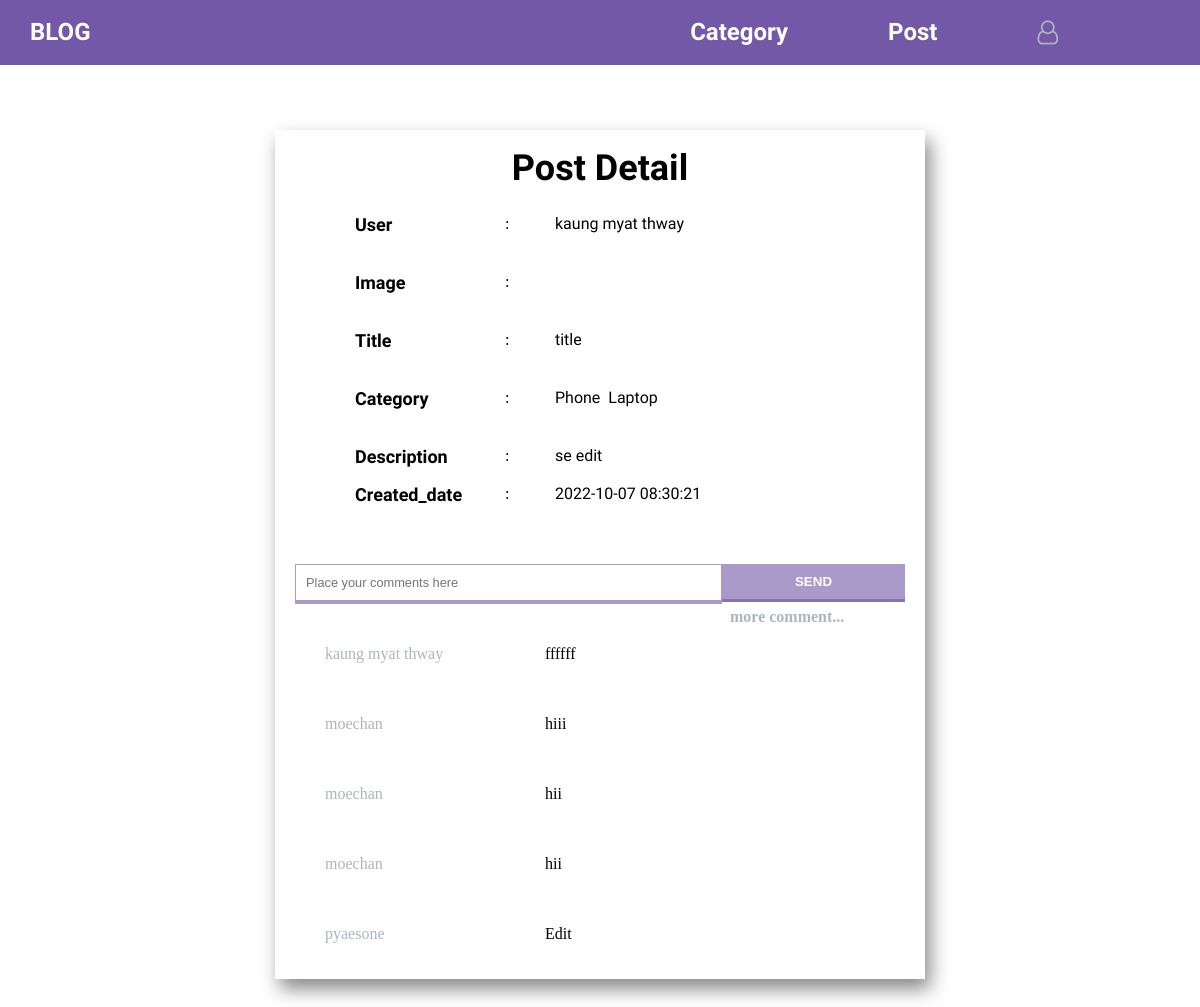
The app's page /post/detail.php?id=85 with its own data.
### tables this page shows
CREATE TABLE `user` (
  `id` int NOT NULL AUTO_INCREMENT,
  `name` varchar(225) NOT NULL,
  `email` varchar(225) NOT NULL,
  `password` varchar(225) NOT NULL,
  `created_date` datetime NOT NULL,
  `updated_date` datetime NOT NULL,
  PRIMARY KEY (`id`),
  UNIQUE KEY `email_UNIQUE` (`email`)
);

CREATE TABLE `post` (
  `id` int NOT NULL AUTO_INCREMENT,
  `image` varchar(225) DEFAULT NULL,
  `title` varchar(225) NOT NULL,
  `description` varchar(225) NOT NULL,
  `created_date` datetime DEFAULT NULL,
  `updated_date` datetime DEFAULT NULL,
  `user_id` int DEFAULT NULL,
  PRIMARY KEY (`id`),
  UNIQUE KEY `image_UNIQUE` (`image`),
  KEY `user_id_idx` (`user_id`,`id`),
  CONSTRAINT `user_id` FOREIGN KEY (`user_id`) REFERENCES `user` (`id`) ON DELETE CASCADE ON UPDATE CASCADE
);

CREATE TABLE `categories` (
  `id` int NOT NULL AUTO_INCREMENT,
  `name` varchar(225) NOT NULL,
  `created_date` datetime DEFAULT NULL,
  `updated_date` datetime DEFAULT NULL,
  PRIMARY KEY (`id`)
);

CREATE TABLE `comment` (
  `id` int NOT NULL AUTO_INCREMENT,
  `pid` int NOT NULL,
  `uid` int NOT NULL,
  `body` varchar(225) NOT NULL,
  `created_date` datetime DEFAULT NULL,
  `updated_date` datetime DEFAULT NULL,
  PRIMARY KEY (`id`)
);

### post/detail.php (the view, shortened to what this page needs)
<?php
include "../common/db.php";
$id = $_GET['id'];
$sql = "SELECT * FROM post WHERE id=$id";
$result = mysqli_query($conn, $sql);
$row = mysqli_fetch_assoc($result);
?>
<?php
include "../common/header.php";
include "../common/nav.php"
?>
<section class="post-detail">
  <div class="linner">
    <div class="detailbox clearfix">
      <div class="detail-txt">
        <h2 class="cmn-ttl">Post Detail</h2>
        <ul>
          <li class="clearfix">
            <div class="ttl">User</div>
            <div class="space">:</div>
            <?php
            $usql = "SELECT * FROM user WHERE id={$row['user_id']}";
            $uquery = mysqli_query($conn, $usql);
            $user = mysqli_fetch_assoc($uquery);
            ?>
            <div class="txt"><?php echo $user['name'] ?></div>
          </li>
          <li class="clearfix">
            <div class="ttl">Image</div>
            <div class="space">:</div>
            <div class="txt"><img src="<?php echo $row['image'] ?>" alt="" name="image" class="post-img"></div>
          </li>
          <li class="clearfix">
            <div class="ttl">Title</div>
            <div class="space">:</div>
            <div class="txt"><?php echo $row['title'] ?></div>
          </li>
          <li class="clearfix">
            <?php
            $sql = "SELECT categories.name,post.id FROM categories
      JOIN post_category ON categories.id = post_category.cat_id
      JOIN post ON post.id = post_category.post_id
      WHERE post.id = '$row[id]'";
            $query = mysqli_query($conn, $sql);
            ?>
            <div class="ttl">Category</div>
            <div class="space">:</div>
            <div class="txt"><?php
            while ($out = mysqli_fetch_assoc($query)) {
                if ($id = $out['id']) {
                echo "<span style='color:#000000'>{$out['name']}&nbsp;&nbsp;</span>";
             }
              } ?></div>
          </li>
          <li class="clearfix">
            <div class="ttl">Description</div>
            <div class="space">:</div>
            <div class="txt"><?php echo $row['description'] ?></div>
          </li>
          <li class="clearfix">
            <div class="ttl">Created_date</div>
            <div class="space">:</div>
            <div class="txt"><?php echo $row['created_date'] ?></div>
          </li>
        </ul>
      </div>
      <div class="comment">
        <div>
          <form action="" method="post" class="clearfix">
            <div class="txt-cmn clearfix">
              <div class="comdiv">
                <input type="text" class="commentBox " placeholder="Place your comments here " name="cmn" value="<?php echo isset($cmn) ? $cmn : '' ?>">
              </div>
              <button type="submit" class="s" name="send">SEND</button>
            </div>
          </form>
        </div>
        <div class="more clearfix">
          <a href="#" class="comment-btn">more comment...</a>
          <ul class="clearfix comments" id="comment-list">
            <?php
            $pID = $_SESSION['post_id'];
            $pcm = "SELECT * FROM comment where pid=$pID";
            $res = mysqli_query($conn, $pcm);
            while ($rows = mysqli_fetch_assoc($res)) {
              $user = "SELECT * FROM user JOIN comment ON user.id=comment.uid WHERE comment.uid={$rows['uid']}";
              $cquery = mysqli_query($conn, $user);
              $cresult = mysqli_fetch_assoc($cquery);
            ?>
              <li class='clearfix'>
                <p><?php echo $cresult['name'] ?></p>
                <p style='float:left;color:#000000;'><?php echo $rows['body'] ?></p>
  <?php
              }
  ?>
  </ul>
      </div>
    </div>
  </div>
</section>
<?php
include "../common/footer.php";
?>

### common/header.php (shortened to what this page needs)
<!DOCTYPE html>
<html lang="en">
<head>
  <link rel="stylesheet" href="../css/reset.css">
  <link rel="stylesheet" href="../css/common.css">
  <link rel="stylesheet" href="../css/create.css">
  <link rel="stylesheet" href="../css/login.css">
  <link rel="stylesheet" href="../css/categories.css">
  <link rel="stylesheet" href="../css/nav.css">
  <link rel="stylesheet" href="../css/post.css">
  <link rel="stylesheet" href="../css/show.css">
  <link rel="stylesheet" href="../css/detail.css">
  <link rel="stylesheet" href="https://cdnjs.cloudflare.com/ajax/libs/font-awesome/4.7.0/css/font-awesome.min.css">
</head>
<body>

### common/nav.php (shortened to what this page needs)
<?php include "header.php";
?>
<section class="sec-header ">
  <div class="linner clearfix">
    <header class="header-mv">
      <a href="../index.php">BLOG</a>
    </header>
    <?php if (empty($_SESSION['name'])) : ?>
      <nav class="gnav">
        <ul class="clearfix">
          <li><a href="../categories/create.php">Category</a></li>
          <li><a href="../post/show.php">Post</a></li>
          <li>
            <div class="dropdown">
              <span><i class="fa fa-user-o" style="font-size:24px,"></i> &nbsp;</span>
            </div>
          </li>
        </ul>
      </nav>
    <?php endif; ?>
  </div>
</section>
<?php include "footer.php" ?>

### css/common.css (style rules this page uses)
* { box-sizing: border-box; padding: 0; margin: 0; }
.linner { max-width: 1280px; width: 95%; margin: 0 auto; }
.clearfix::after { content: ""; clear: both; display: table; }
.cmn-ttl { font-size: 36px; font-family: 'Roboto',sans-serif; font-weight: 700; text-align: center; padding: 20px 0 ; }
a { text-decoration: none; color: #ffffff; display: inline-block; }

### css/nav.css (style rules this page uses)
.sec-header { background-color: #7258a7; padding: 20px 0; width: 100%; position:fixed; }
.sec-header .header-mv { float: left; font-family: 'Roboto',sans-serif; font-weight: 700; font-size: 24px; }
.sec-header .gnav { float: right; }
.sec-header .gnav ul li { float: left; margin-right: 100px; font-family: 'Roboto',sans-serif; font-weight: 700; font-size: 24px; }
span { color: #ffffff; }
.dropdown { position: relative; display: inline-block; }

### css/show.css (style rules this page uses)
span { color: #adb5bd; }

### css/detail.css (style rules this page uses)
.post-detail { padding: 80px 0; }
.post-detail .detailbox { width: 650px; margin: 50px auto; box-shadow: 5px 10px 18px #888888; }
.post-detail .detailbox .cmn-ttl { padding-bottom: 30px; }
.post-detail .detailbox .detail-txt ul li { margin-bottom: 20px; }
.post-detail .detailbox .detail-txt ul li:nth-child(5) { margin-bottom: 0; }
.post-detail .detailbox .detail-txt .ttl { padding: 0 10px 20px 50px; font-family: 'Roboto',sans-serif; font-weight: 600; font-size: 18px; float: left; margin-left: 30px; width: 200px; }
.post-detail .detailbox .detail-txt .space { float: left; width: 50px; }
.post-detail .detailbox .detail-txt .txt { font-family: 'Roboto',sans-serif; font-weight: 400; width: 200px; float: left; margin-right: 30px; }
.post-detail .detailbox .comment { padding: 20px 0; }
.txt-cmn { padding: 0 20px; }
.comdiv { float: left ; width: 70% ; }
.commentBox { width: 100%; padding: 10px ; outline: none ; font-size: 80% ; resize: vertical ; border: 1px solid rgba(114, 88, 167,0.6); border-bottom: 4px solid rgba(114, 88, 167,0.6) ; }
p { margin-left: 20px; line-height: 30px; color: #adb5bd; float: left; width: 200px; }
.s { border: 0; width: 30%; color: #fff; padding: 10px; float: right; outline: none; cursor: pointer; font-weight: 700; background-color: rgba(114, 88, 167,0.6); border-bottom: 3px solid rgba(114, 88, 167,0.6); }
.comment-btn { width: 30%; color: #adb5bd; float: right; outline: none; cursor: pointer; font-weight: 700; }
.comment ul { list-style: none; margin: 0 20px; }
.comment ul li { padding: 30px 10px 10px; word-wrap: break-word; }
.more { margin-top: 5px; }

### records on screen
user: name "kaung myat thway"
post: title "title", description "se edit", created_date "2022-10-07 08:30:21"
categories: name "Phone"
categories: name "Laptop"
comment: uid.name "kaung myat thway", body "ffffff"
comment: uid.name "moechan", body "hiii"
comment: uid.name "moechan", body "hii"
comment: uid.name "moechan", body "hii"
comment: uid.name "pyaesone", body "Edit"
